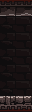

Tiled map render using the project's own tile images. Description and the whole map definition, tile-layer contents included, below:
An orthogonal 2x7 tile map with 16x16 px tiles, 1 tile layer (Capa de patrones 1).

<map version="1.10" tiledversion="1.11.2" orientation="orthogonal" renderorder="right-down" width="2" height="7" tilewidth="16" tileheight="16" infinite="0" nextlayerid="2" nextobjectid="1">
 <tileset firstgid="1" source="main_lev_build.tsx" />
 <layer id="1" name="Capa de patrones 1" width="2" height="7">
  <data encoding="csv">
3730,3731,
5531,5532,
5531,5532,
5531,5532,
5531,5532,
5531,5532,
5403,5404
</data>
 </layer>
</map>
